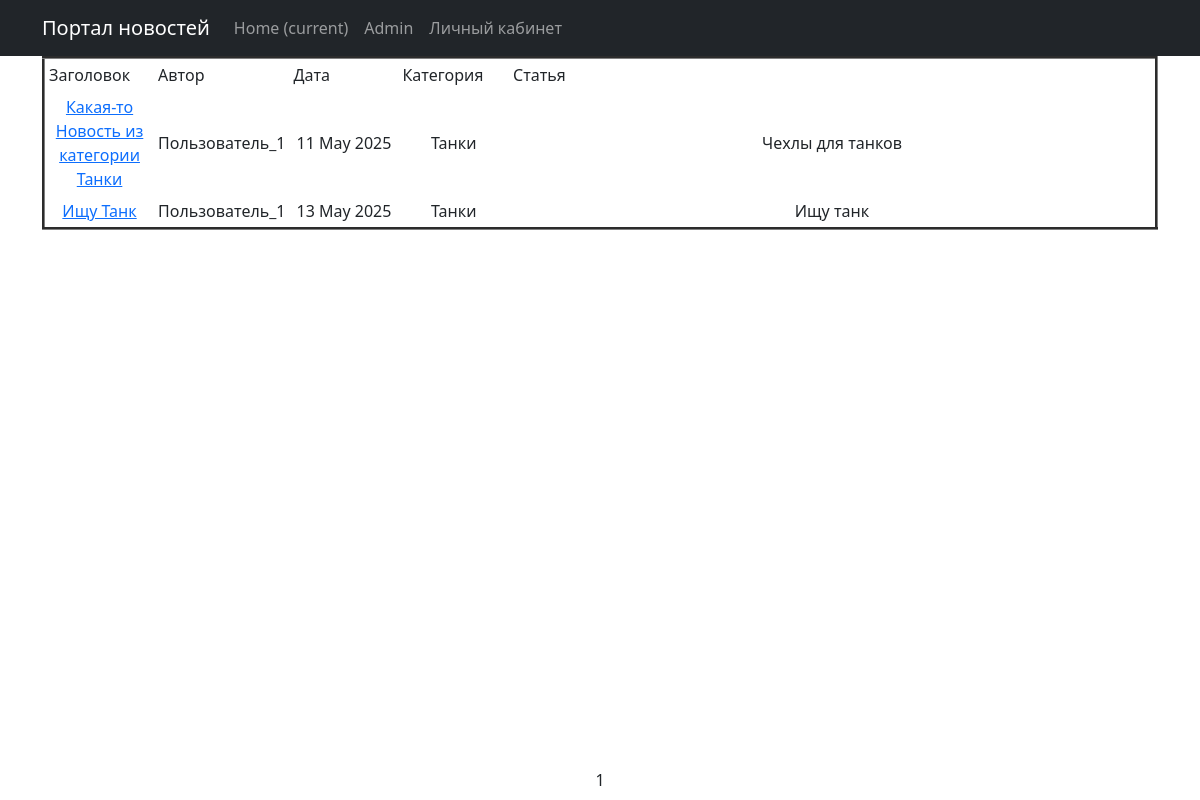
/, run on an earlier commit of the app's database.
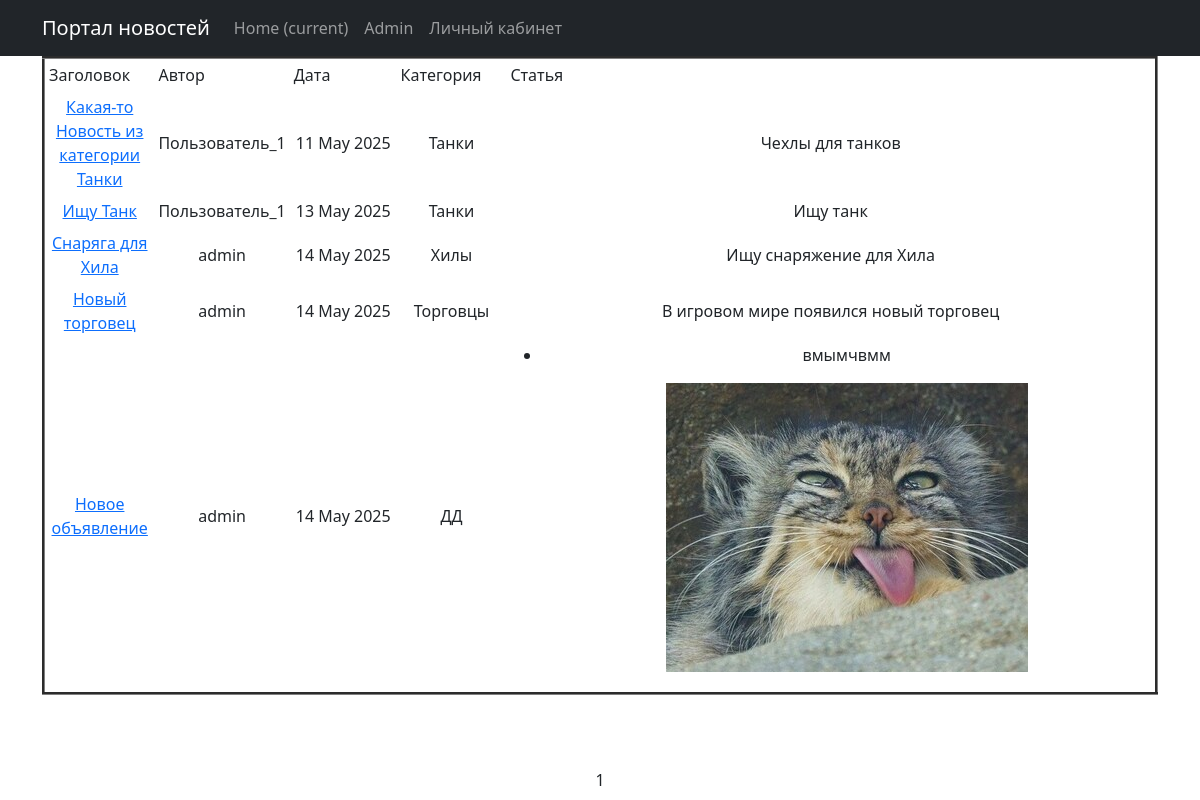
And on a later commit of the database.
### advertisement/models.py (models this page shows, shortened)
class Advertisement(models.Model): # модель объявления
    user_id = models.ForeignKey(User, on_delete=models.CASCADE)
    title_ad = models.CharField(max_length=128)
    text_ad = CKEditor5Field()
    category = models.ForeignKey(Category, on_delete=models.CASCADE)
    date_time = models.DateTimeField(auto_now_add=True)

class Category(models.Model): # модель категории
    name = models.CharField(max_length=64, unique=True)
    def __str__(self):
        return self.name

### advertisement/views.py (the view)
# urls.py: path('', AdvertisementList.as_view(), name='ad_list'),
class AdvertisementList(ListView):
    model = Advertisement
    ordering = 'date_time'
    template_name = 'advertisement/ad_list.html'
    context_object_name = 'ad_list'
    paginate_by = 10

### templates/advertisement/ad_list.html (shortened to what this page needs)
{% extends 'flatpages/default.html' %}
{% load custom_tags %}
{% block content %}
{% if ad_list %}
            <table border="3" cellpadding="4" cellspacing="1" width="100%">
                <tr>
                    <td align="left" width="10%">Заголовок</td>
                    <td align="left" width="10%">Автор</td>
                    <td align="left" width="10%">Дата</td>
                    <td align="left" width="10%">Категория</td>
                    <td align="left" width="60%">Статья</td>
                </tr>
                {% for ad in ad_list %}
                <tr>
                    <td><a href="{% url 'ad_detail' ad.pk %}"> {{ ad.title_ad }} </a></td>
                    <td>{{ ad.user_id }}</td>
                    <td>{{ ad.date_time | date:'d M Y' }}</td>
                    <td>{{ ad.category}}</td>
                    <td>{{ ad.text_ad | truncatewords:20 | safe}}</td>
                </tr>
                {% endfor %}
            </table>
        {% else %}
        <h2>Новостей нет!</h2>
        {% endif%}
<div class="paginate">
   {{ page_obj.number }}
</div>
{% endblock content %}

### templates/flatpages/default.html (shortened to what this page needs)
<!DOCTYPE html>
<html lang="en">
    <head>
       {% load static %}
        <link href="{% static 'css/styles.css' %}" rel="stylesheet" />
    </head>
    <body>
        <nav class="navbar navbar-expand-lg navbar-dark bg-dark static-top">
            <div class="container">
                 <a class="navbar-brand" href="#">Портал новостей</a>
                 <div class="collapse navbar-collapse" id="navbarResponsive">
                     <ul class="navbar-nav ml-auto">
                         <li class="nav-item active">
                             <a class="nav-link" href="/">Home
                                 <span class="sr-only">(current)</span>
                             </a>
                         </li>
                         <li class="nav-item">
                             <a class="nav-link" href="/admin/">Admin</a>
                         </li>
                         <li class="nav-item">
                             <a class="nav-link" href="/personal_account">Личный кабинет</a>
                         </li>
                     </ul>
                 </div>
             </div>
        </nav>
        <div class="container">
            <div class="row">
                 <div class="col-lg-12 text-center">
                     {% block content %}{% endblock content %}
                 </div>
            </div>
        </div>
    </body>
</html>

### templates/advertisement/ad_list.html (style rules this page uses)
.paginate { width: 100%; position: fixed; bottom: 1%; right: 0%; }
td { border: 2px black }

What changed in the data, as far as the page shows it:
added Advertisement: title_ad "Снаряга для Хила", user_id "admin", date_time "14 May 2025", category "Хилы", text_ad "Ищу снаряжение для Хила"
added Advertisement: title_ad "Новый торговец", user_id "admin", date_time "14 May 2025", category "Торговцы", text_ad "В игровом мире появился новый торговец"
added Advertisement: title_ad "Новое объявление", user_id "admin", date_time "14 May 2025", category "ДД", text_ad "вмымчвмм", text_ad (picture)
